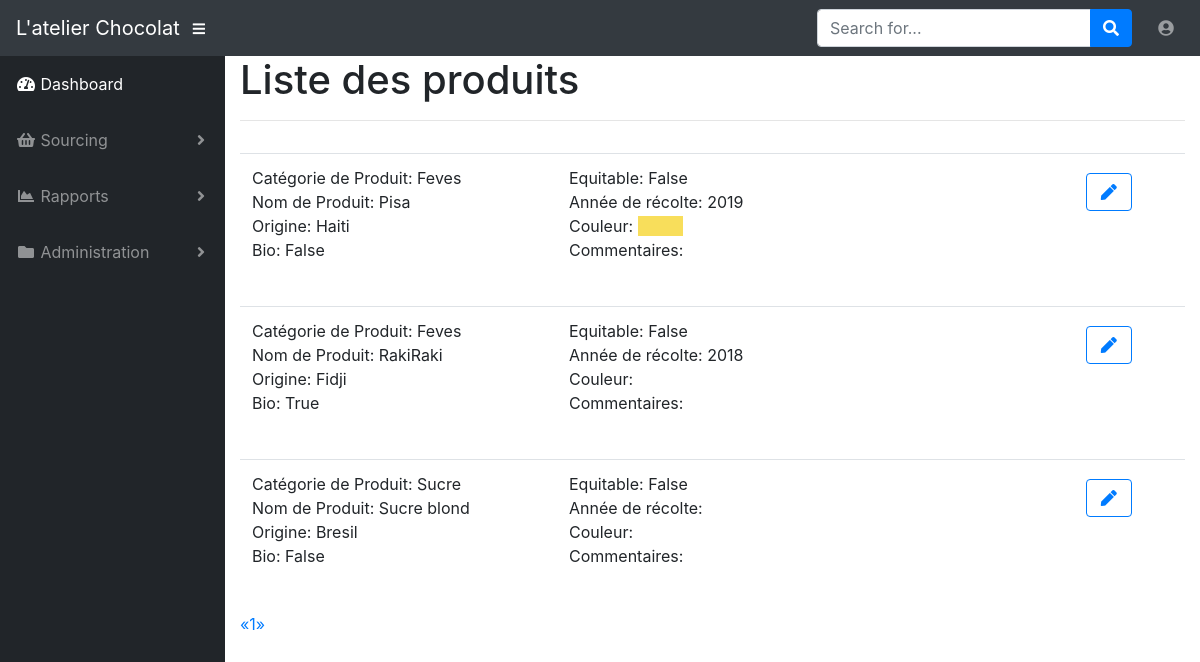
The page /list_of_products (signed in) on the database its author committed.
### app/models.py (models this page shows, shortened)
class Product(db.Model):
    id = db.Column(db.Integer, primary_key=True)
    name = db.Column(db.String(4), index=True, unique=True)
    origin = db.Column(db.String(32), index=True)
    organic = db.Column(db.Boolean())
    fair_trade = db.Column(db.Boolean())
    crop = db.Column(db.Integer)
    comment = db.Column(db.Text())
    colour = db.Column(db.String(16))
    product_family_id = db.Column(db.Integer, db.ForeignKey('product_family.id'))
    production_items = db.relationship('ProductionItem', backref='product_production_item', lazy='dynamic')

class ProductFamily(db.Model):
    id = db.Column(db.Integer, primary_key=True)
    name = db.Column(db.String(64), index=True, unique=True)
    icon = db.Column(db.String(32))
    products = db.relationship('Product', backref='product_product', lazy='dynamic')
    production_items = db.relationship('ProductionItem', backref='product_family_production_item', lazy='dynamic')

### app/products/routes.py (the view)
@bp.route('/list_of_products')
@login_required
def list_of_products():
    page = request.args.get('page', 1, type=int)
    pagination = Product.query.order_by(Product.product_family_id.asc(), Product.name.asc()).paginate(
        page, current_app.config['PRODUCTS_PER_PAGE'], False)
    products = pagination.items
    return render_template('products/list_of_products.html', title='List des produits', products=products,
                           pagination=pagination)

### app/models.py (called while the page is built)
@login.user_loader
def load_user(id):
    return User.query.get(int(id))

### app/templates/products/list_of_products.html
{% extends "base.html" %}
{% import 'bootstrap/wtf.html' as wtf %}
{% import "_macros.html" as macros %}
{% block app_content %}
    <h1>Liste des produits</h1>
    <hr>
    <table class="table table-hover">
        <tr>
            <div class="row">
                <div class="col-sm-6">
                    <div class="pagination">
                        {% for product in products %}
                            {% include 'products/_product.html' %}
                        {% endfor %}
                        {{ macros.pagination_widget(pagination, 'products.list_of_products') }}
                    </div>
                </div>
            </div>
        </tr>
    </table>
{% endblock %}

### app/templates/products/_product.html
<table class="table table-hover">
    <tr>
        <td>
            <div class="row">
                <div class="col-sm-4">
                    <p>Catégorie de Produit: {{ product.product_product.name }}<br>
                    Nom de Produit: {{ product.name }}<br>
                    Origine: {{ product.origin }}<br>
                    Bio: {{ product.organic }}</p>
                </div>
                <div class="col-sm-6">
                    <p>Equitable: {{ product.fair_trade }}<br>
                    Année de récolte: {{ product.crop }}<br>
                    Couleur: <span style="background-color: {{ product.colour }};">&nbsp;&nbsp;&nbsp;&nbsp;&nbsp;&nbsp;&nbsp;&nbsp;&nbsp;&nbsp;</span><br>
                    Commentaires: {{ product.comment }}</p>
                </div>
                <div class="col-sm-2">
                    <div class="btn btn-block">
                        <a href="{{ url_for('products.edit_product', id=product.id) }}"><button class="btn btn-outline-primary"><i class="fas fa-fw fa-pen"></i></button></a>
                    </div>
                </div>
            </div>
        </td>
    </tr>
</table>

### rows shown on the page
Product: product_product.name "Feves", name "Pisa", origin "Haiti", organic "False", fair_trade "False", crop "2019"
Product: product_product.name "Feves", name "RakiRaki", origin "Fidji", organic "True", fair_trade "False", crop "2018"
Product: product_product.name "Sucre", name "Sucre blond", origin "Bresil", organic "False", fair_trade "False"

### other values the page prints
{{ p }} "1"
